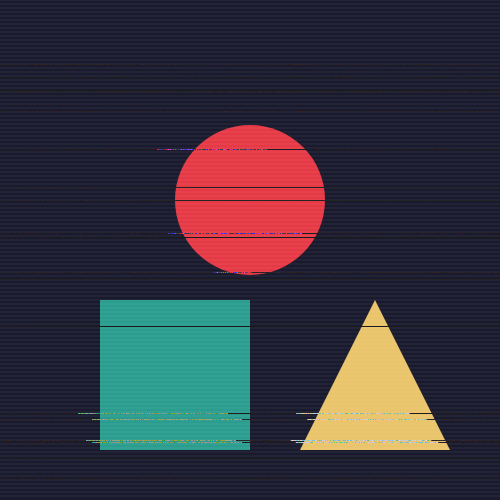
Frame 1 (no input)
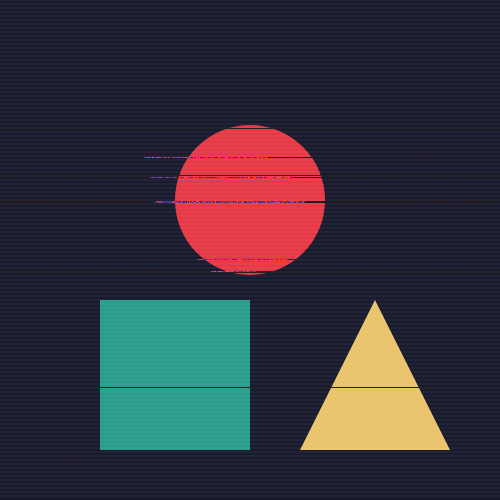
Frame 60 (no input)
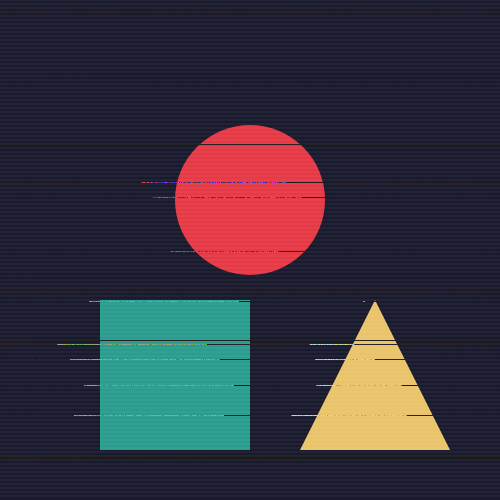
Frame 120 (the mouse pressed at the canvas centre since frame 60)

The p5.js sketch that drew these frames (run headless with seeded random() and noise() and a simulated clock; from frame 60 on, the mouse is pressed at the canvas centre):

// p5.js sketch
// ── sketch.js
// GENUARY 30 - Ce n'est pas un bug, c'est une fonctionnalité
// Glitch art intentionnel

let img;
let FOND = "#000000";

function setup() {
  createCanvas(500, 500);
  pixelDensity(1);

  // Créer une image de base
  img = createGraphics(500, 500);
  img.background("#1a1a2e");

  // Dessiner des formes
  img.noStroke();
  img.fill("#e63946");
  img.ellipse(250, 200, 150);
  img.fill("#2a9d8f");
  img.rect(100, 300, 150, 150);
  img.fill("#e9c46a");
  img.triangle(300, 450, 450, 450, 375, 300);
}

function draw() {
  // Afficher l'image
  image(img, 0, 0);

  // Appliquer des glitches
  loadPixels();

  // Bug 1: Décalage de lignes aléatoires
  for (let y = 0; y < height; y++) {
    if (random() < 0.03) {
      let offset = floor(random(-50, 50));
      for (let x = 0; x < width; x++) {
        let srcX = (x + offset + width) % width;
        let srcIndex = (y * width + srcX) * 4;
        let dstIndex = (y * width + x) * 4;

        // Copier avec décalage de canal
        pixels[dstIndex] = pixels[srcIndex + floor(random(3))];
        pixels[dstIndex + 1] = pixels[srcIndex + 1];
        pixels[dstIndex + 2] = pixels[srcIndex + floor(random(3))];
      }
    }
  }

  // Bug 2: Blocs corrompus
  if (random() < 0.1) {
    let bx = floor(random(width - 50));
    let by = floor(random(height - 30));
    let bw = floor(random(20, 100));
    let bh = floor(random(10, 50));

    for (let y = by; y < by + bh && y < height; y++) {
      for (let x = bx; x < bx + bw && x < width; x++) {
        let i = (y * width + x) * 4;
        pixels[i] = pixels[i] ^ 255;     // Inverser R
        pixels[i + 1] = pixels[i + 1];   // Garder G
        pixels[i + 2] = pixels[i + 2] ^ 128; // XOR B
      }
    }
  }

  updatePixels();

  // Bug 3: Lignes de scan
  stroke(255, 20);
  for (let y = 0; y < height; y += 4) {
    line(0, y, width, y);
  }
}
